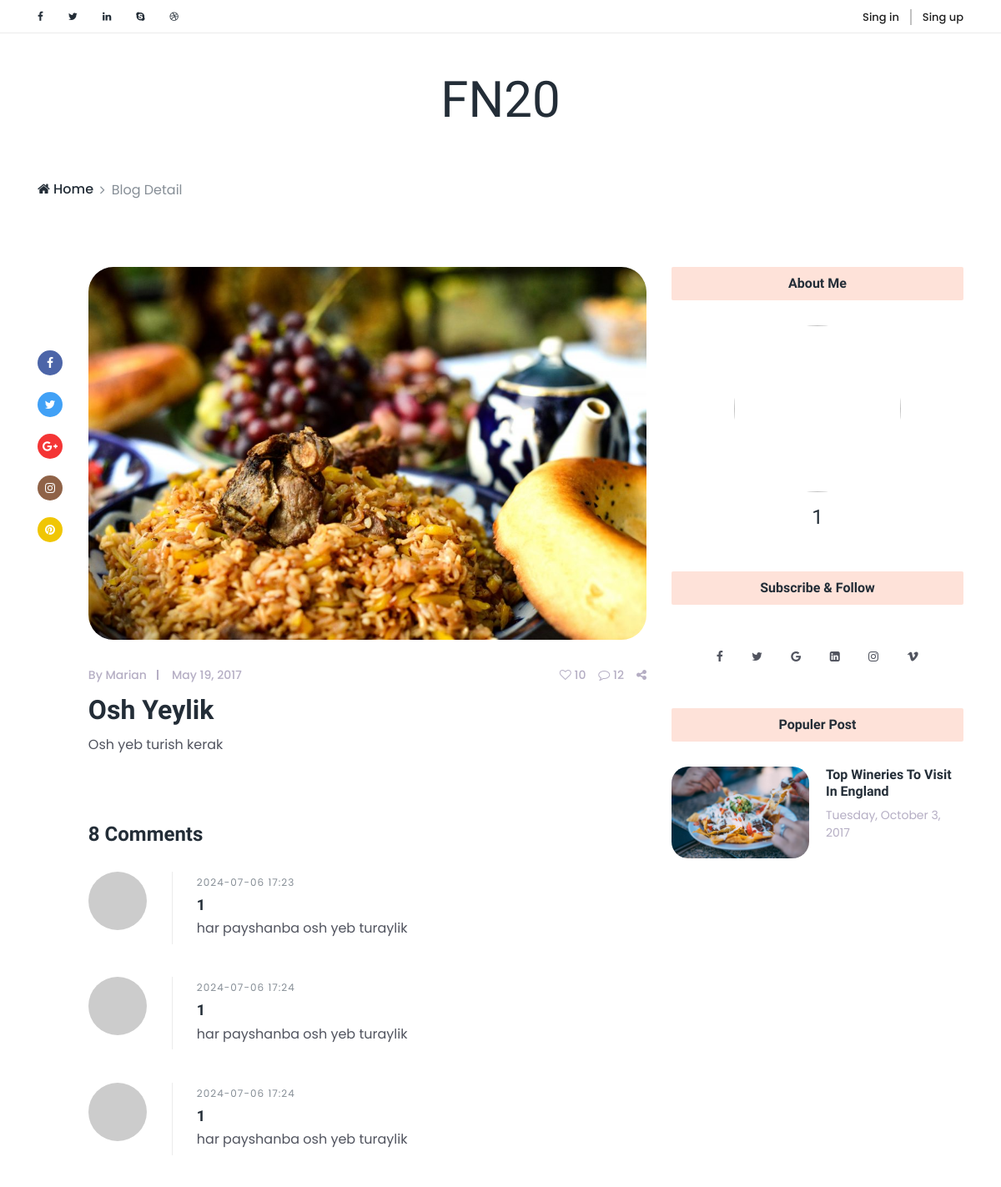
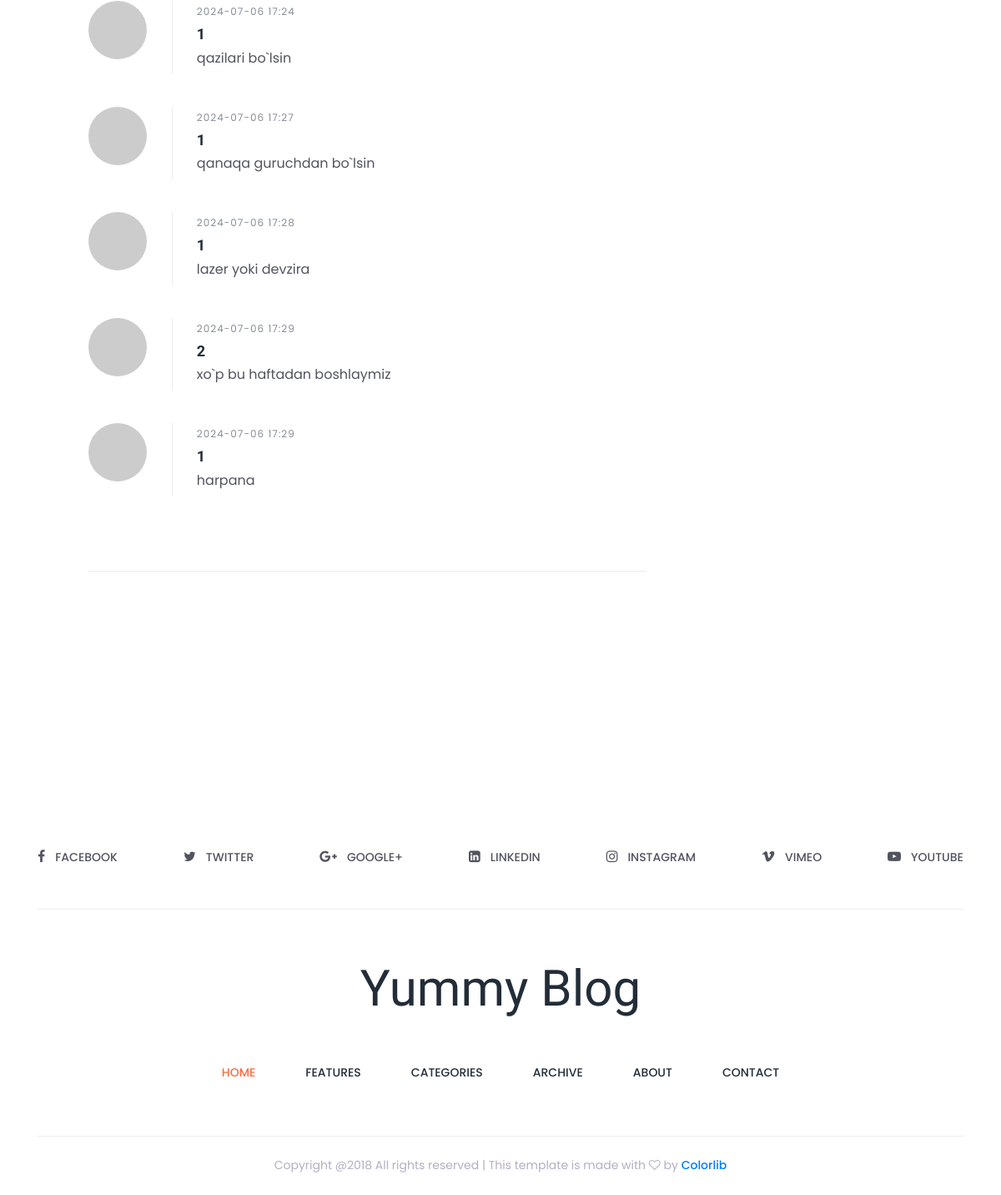
Page /blog-detail/2/ on the committed database (2 pictures, top to bottom).
### main/models.py (models this page shows, shortened)
class Blog(models.Model):
    author = models.ForeignKey(User, on_delete=models.CASCADE)
    title = models.CharField(max_length=255)
    body = models.TextField()
    create_at = models.DateTimeField(auto_now_add=True)
    @property
    def last_img(self):
        return BlogImg.objects.filter(blog__id = self.id).last().img

class BlogImg(models.Model):
    img = models.ImageField(upload_to='blog-img/')
    blog = models.ForeignKey(Blog, on_delete=models.CASCADE)

class Comment(models.Model):
    author = models.ForeignKey(User, on_delete=models.CASCADE)
    blog = models.ForeignKey(Blog, on_delete=models.CASCADE)
    body = models.TextField()
    created_at = models.DateTimeField(auto_now_add=True)

### main/views.py (the view)
# urls.py: path('blog-detail/<int:id>/', views.blog_detail, name='blog_detail'),
def blog_detail(request, id):
    blog = models.Blog.objects.get(id=id)
    comments = models.Comment.objects.filter(blog=blog)
    context = {
        'blog':blog,
        'comment_count':comments.count(),
        'comments':comments
    }
    return render(request, 'blog-detail.html', context)

### templates/blog-detail.html (shortened to what this page needs)
<!DOCTYPE html>
<html lang="en">
{% load static %}
<head>
    <link href="{% static 'style.css' %}" rel="stylesheet">
    <link href="{% static 'css/responsive/responsive.css' %}" rel="stylesheet">
</head>
<body>
    <div class="top_header_area">
        <div class="container">
            <div class="row">
                <div class="col-5 col-sm-6">
                    <div class="top_social_bar">
                        <a href="#"><i class="fa fa-facebook" aria-hidden="true"></i></a>
                        <a href="#"><i class="fa fa-twitter" aria-hidden="true"></i></a>
                        <a href="#"><i class="fa fa-linkedin" aria-hidden="true"></i></a>
                        <a href="#"><i class="fa fa-skype" aria-hidden="true"></i></a>
                        <a href="#"><i class="fa fa-dribbble" aria-hidden="true"></i></a>
                    </div>
                </div>
                <div class="col-7 col-sm-6">
                    <div class="signup-search-area d-flex align-items-center justify-content-end">
                        {% if user.is_authenticated %}
                        <div class="login_register_area d-flex">
                            <div class="login">
                                <p>Salom {{user.username}}, <a href="{% url 'log_out' %}">chiqish</a></p>
                            </div>
                        </div>
                        {% else %}
                        <div class="login_register_area d-flex">
                            <div class="login">
                                <a href="{% url 'login_user' %}">Sing in</a>
                            </div>
                            <div class="register">
                                <a href="{% url 'register_user' %}">Sing up</a>
                            </div>
                        </div>
                        {% endif %}
                    </div>
                </div>
            </div>
        </div>
    </div>
    <header class="header_area">
        <div class="container">
            <div class="row">
                <div class="col-12">
                    <div class="logo_area text-center">
                        <a href="index.html" class="yummy-logo">FN20</a>
                    </div>
                </div>
            </div>
        </div>
    </header>
    <div class="breadcumb-nav">
        <div class="container">
            <div class="row">
                <div class="col-12">
                    <nav aria-label="breadcrumb">
                        <ol class="breadcrumb">
                            <li class="breadcrumb-item"><a href="{% url 'index' %}"><i class="fa fa-home" aria-hidden="true"></i> Home</a></li>
                            <li class="breadcrumb-item active" aria-current="page">Blog Detail</li>
                        </ol>
                    </nav>
                </div>
            </div>
        </div>
    </div>
    <section class="single_blog_area section_padding_80">
        <div class="container">
            <div class="row justify-content-center">
                <div class="col-12 col-lg-8">
                    <div class="row no-gutters">
                        <div class="col-2 col-sm-1">
                            <div class="single-post-share-info mt-100">
                                <a href="#" class="facebook"><i class="fa fa-facebook" aria-hidden="true"></i></a>
                                <a href="#" class="twitter"><i class="fa fa-twitter" aria-hidden="true"></i></a>
                                <a href="#" class="googleplus"><i class="fa fa-google-plus" aria-hidden="true"></i></a>
                                <a href="#" class="instagram"><i class="fa fa-instagram" aria-hidden="true"></i></a>
                                <a href="#" class="pinterest"><i class="fa fa-pinterest" aria-hidden="true"></i></a>
                            </div>
                        </div>
                        <div class="col-10 col-sm-11">
                            <div class="single-post">
                                <div class="post-thumb">
                                    <img src="{{blog.last_img.url}}" alt="">
                                </div>
                                <div class="post-content">
                                    <div class="post-meta d-flex">
                                        <div class="post-author-date-area d-flex">
                                            <div class="post-author">
                                                <a href="#">By Marian</a>
                                            </div>
                                            <div class="post-date">
                                                <a href="#">May 19, 2017</a>
                                            </div>
                                        </div>
                                        <div class="post-comment-share-area d-flex">
                                            <div class="post-favourite">
                                                <a href="#"><i class="fa fa-heart-o" aria-hidden="true"></i> 10</a>
                                            </div>
                                            <div class="post-comments">
                                                <a href="#"><i class="fa fa-comment-o" aria-hidden="true"></i> 12</a>
                                            </div>
                                            <div class="post-share">
                                                <a href="#"><i class="fa fa-share-alt" aria-hidden="true"></i></a>
                                            </div>
                                        </div>
                                    </div>
                                    <a href="#">
                                        <h2 class="post-headline">{{blog.title}}</h2>
                                    </a>
                                    <p>{{blog.body}}</p>
                                </div>
                            </div>
                            <div class="comment_area section_padding_50 clearfix">
                                <h4 class="mb-30">{{comment_count}} Comments</h4>
                                <ol>
                                     {% for comment in comments %}
                                    <li class="single_comment_area">
                                        <div class="comment-wrapper d-flex">
                                            <div class="comment-author">
                                                <img src="https://www.gravatar.com/avatar/2c7d99fe281ecd3bcd65ab915bac6dd5?s=250" alt="">
                                            </div>
                                            <div class="comment-content">
                                                <span class="comment-date text-muted">{{comment.created_at|date:'Y-m-d H:i' }}</span>
                                                <h5>{{comment.author}}</h5>
                                                <p>{{comment.body}}</p>
                                            </div>
                                        </div>
                                    </li>
                                    {% endfor %}
                                </ol>
                            </div>
                        </div>
                    </div>
                </div>
                <div class="col-12 col-sm-8 col-md-6 col-lg-4">
                    <div class="blog-sidebar mt-5 mt-lg-0">
                        <div class="single-widget-area about-me-widget text-center">
                            <div class="widget-title">
                                <h6>About Me</h6>
                            </div>
                            <div class="about-me-widget-thumb">
                                <img src="https://cdn-icons-png.flaticon.com/512/219/219988.png" alt="">
                            </div>
                            <h4 class="font-shadow-into-light">{{blog.author.username}}</h4>
                        </div>
                        <div class="single-widget-area subscribe_widget text-center">
                            <div class="widget-title">
                                <h6>Subscribe &amp; Follow</h6>
                            </div>
                            <div class="subscribe-link">
                                <a href="#"><i class="fa fa-facebook" aria-hidden="true"></i></a>
                                <a href="#"><i class="fa fa-twitter" aria-hidden="true"></i></a>
                                <a href="#"><i class="fa fa-google" aria-hidden="true"></i></a>
                                <a href="#"><i class="fa fa-linkedin-square" aria-hidden="true"></i></a>
                                <a href="#"><i class="fa fa-instagram" aria-hidden="true"></i></a>
                                <a href="#"><i class="fa fa-vimeo" aria-hidden="true"></i></a>
                            </div>
                        </div>
                        <div class="single-widget-area popular-post-widget">
                            <div class="widget-title text-center">
                                <h6>Populer Post</h6>
                            </div>
                            <div class="single-populer-post d-flex">
                                <img src="img/sidebar-img/1.jpg" alt="">
                                <div class="post-content">
                                    <a href="#">
                                        <h6>Top Wineries To Visit In England</h6>
                                    </a>
                                    <p>Tuesday, October 3, 2017</p>
                                </div>
                            </div>
                        </div>
                    </div>
                </div>
            </div>
        </div>
    </section>
    <div class="instargram_area owl-carousel section_padding_100_0 clearfix" id="portfolio">
        <div class="instagram_gallery_item">
            <img src="img/instagram-img/1.jpg" alt="">
        </div>
        <div class="instagram_gallery_item">
            <img src="img/instagram-img/2.jpg" alt="">
        </div>
        <div class="instagram_gallery_item">
            <img src="img/instagram-img/3.jpg" alt="">
        </div>
        <div class="instagram_gallery_item">
            <img src="img/instagram-img/4.jpg" alt="">
        </div>
        <div class="instagram_gallery_item">
            <img src="img/instagram-img/5.jpg" alt="">
        </div>
        <div class="instagram_gallery_item">
            <img src="img/instagram-img/6.jpg" alt="">
        </div>
    </div>
    <div class="social_icon_area clearfix">
        <div class="container">
            <div class="row">
                <div class="col-12">
                    <div class="footer-social-area d-flex">
                        <div class="single-icon">
                            <a href="#"><i class="fa fa-facebook" aria-hidden="true"></i><span>facebook</span></a>
                        </div>
                        <div class="single-icon">
                            <a href="#"><i class="fa fa-twitter" aria-hidden="true"></i><span>Twitter</span></a>
                        </div>
                        <div class="single-icon">
                            <a href="#"><i class="fa fa-google-plus" aria-hidden="true"></i><span>GOOGLE+</span></a>
                        </div>
                        <div class="single-icon">
                            <a href="#"><i class="fa fa-linkedin-square" aria-hidden="true"></i><span>linkedin</span></a>
                        </div>
                        <div class="single-icon">
                            <a href="#"><i class="fa fa-instagram" aria-hidden="true"></i><span>Instagram</span></a>
                        </div>
                        <div class="single-icon">
                            <a href="#"><i class="fa fa-vimeo" aria-hidden="true"></i><span>VIMEO</span></a>
                        </div>
                        <div class="single-icon">
                            <a href="#"><i class="fa fa-youtube-play" aria-hidden="true"></i><span>YOUTUBE</span></a>
                        </div>
                    </div>
                </div>
            </div>
        </div>
    </div>
    <footer class="footer_area">
        <div class="container">
            <div class="row">
                <div class="col-12">
                    <div class="footer-content">
                        <div class="footer-logo-area text-center">
                            <a href="index.html" class="yummy-logo">Yummy Blog</a>
                        </div>
                        <nav class="navbar navbar-expand-lg">
                            <div class="collapse navbar-collapse justify-content-center" id="yummyfood-footer-nav">
                                <ul class="navbar-nav">
                                    <li class="nav-item active">
                                        <a class="nav-link" href="#">Home <span class="sr-only">(current)</span></a>
                                    </li>
                                    <li class="nav-item">
                                        <a class="nav-link" href="#">Features</a>
                                    </li>
                                    <li class="nav-item">
                                        <a class="nav-link" href="#">Categories</a>
                                    </li>
                                    <li class="nav-item">
                                        <a class="nav-link" href="#">Archive</a>
                                    </li>
                                    <li class="nav-item">
                                        <a class="nav-link" href="#">About</a>
                                    </li>
                                    <li class="nav-item">
                                        <a class="nav-link" href="#">Contact</a>
                                    </li>
                                </ul>
                            </div>
                        </nav>
                    </div>
                </div>
            </div>
        </div>
        <div class="container">
            <div class="row">
                <div class="col-12">
                    <div class="copy_right_text text-center">
                        <p>Copyright @2018 All rights reserved | This template is made with <i class="fa fa-heart-o" aria-hidden="true"></i> by <a href="https://colorlib.com" target="_blank">Colorlib</a></p>
                    </div>
                </div>
            </div>
        </div>
    </footer>
</body>

### rows in the picture
Blog: last_img (picture), title "Osh Yeylik", body "Osh yeb turish kerak", author.username "1"
Comment: created_at "2024-07-06 17:23", author "1", body "har payshanba osh yeb turaylik"
Comment: created_at "2024-07-06 17:24", author "1", body "har payshanba osh yeb turaylik"
Comment: created_at "2024-07-06 17:24", author "1", body "har payshanba osh yeb turaylik"
Comment: created_at "2024-07-06 17:24", author "1", body "qazilari bo`lsin"
Comment: created_at "2024-07-06 17:27", author "1", body "qanaqa guruchdan bo`lsin"
Comment: created_at "2024-07-06 17:28", author "1", body "lazer yoki devzira"
Comment: created_at "2024-07-06 17:29", author "2", body "xo`p bu haftadan boshlaymiz"
Comment: created_at "2024-07-06 17:29", author "1", body "harpana"

### other values in the picture
{{ comment_count }} "8"
